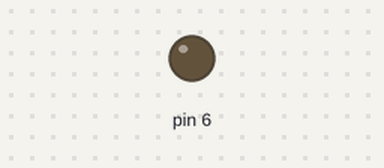
The sketch below on a simulated Arduino Uno, built with avr-gcc and run on an emulated ATmega328P. Parts: output pins drawn as LEDs (lit = HIGH).

Above: at 0.05 s.
At 1.25 s:
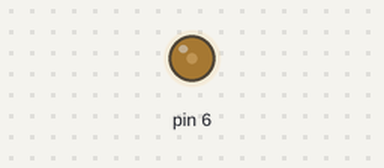
At 2.5 s:
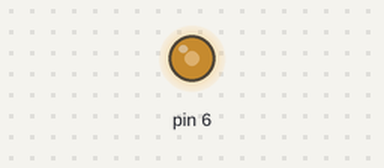
At 5.0 s:
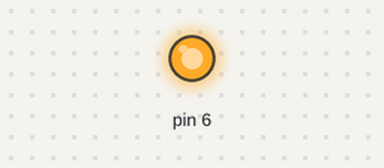
Timing chart, 0 to 6.5 s (numbered marks = the images above):
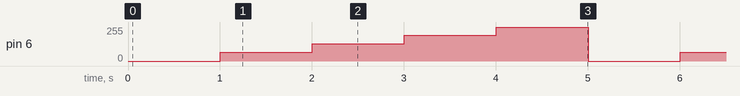

The sketch:

analog.ino
```cpp
void setup() {
  // put your setup code here, to run once:

}

void loop() {
 analogWrite(6,0);// put your main code here, to run repeatedly:
delay(1000);
analogWrite(6,64);
delay(1000);
analogWrite(6,128);
delay(1000);
analogWrite(6,192);
delay(1000);
analogWrite(6,255);
delay(1000);
}
```

Measured:
- by itself, pin 6: repeats every 5.0 s: 128/255 1.0 s, 192/255 1.0 s, 255/255 1.0 s, 0/255 1.0 s, 64/255 1.0 s
